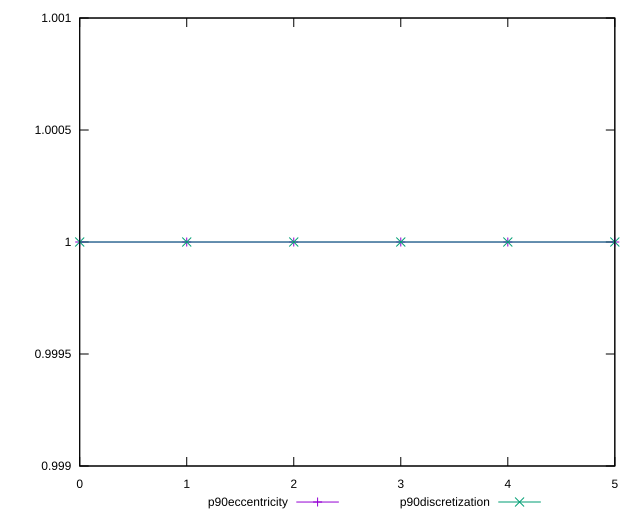

This figure's gnuplot source:
reset

$p90Eccentricity <<EOF
0 1.000000000000001
1 0.9999999999999999
2 0.9999999999999997
3 1.0000000000000002
4 0.9999999999999999
5 0.9999999999999989
EOF

$p90Discretization <<EOF
0 1
1 1
2 1
3 1
4 1
5 1
EOF

set key outside below
set xrange [0:5]
set yrange [0.9989999999999989:1.001000000000001]
set trange [0.9989999999999989:1.001000000000001]
set terminal svg size 640, 520 enhanced background rgb 'white'
set output "reprap/meta/pScore/progression/eccentricity.svg"

plot $p90Eccentricity title "p90eccentricity" with linespoints, \
     $p90Discretization title "p90discretization" with linespoints

reset
